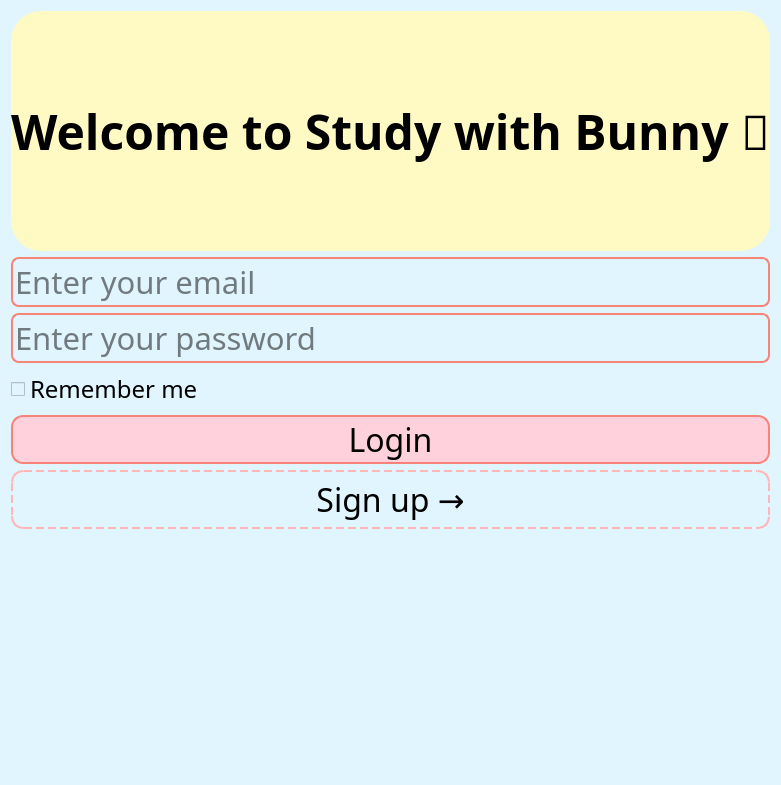
<?xml version="1.0" encoding="UTF-8"?>
<ui version="4.0">
 <class>LoginDialog</class>
 <widget class="QDialog" name="LoginDialog">
  <property name="geometry">
   <rect>
    <x>0</x>
    <y>0</y>
    <width>658</width>
    <height>785</height>
   </rect>
  </property>
  <property name="windowTitle">
   <string>Login - Study with Bunny</string>
  </property>
  <property name="styleSheet">
   <string notr="true">background-color: #E1F5FE;  /* Màu nền xanh pastel */

</string>
  </property>
  <layout class="QVBoxLayout" name="verticalLayout">
   <item>
    <widget class="QLabel" name="titleLabel">
     <property name="font">
      <font>
       <family>Chalkboard SE</family>
       <pointsize>36</pointsize>
       <weight>75</weight>
       <bold>true</bold>
      </font>
     </property>
     <property name="styleSheet">
      <string notr="true">background-color: #FFF9C4;
    border-radius: 30px;

</string>
     </property>
     <property name="text">
      <string>Welcome to Study with Bunny 🐰</string>
     </property>
     <property name="alignment">
      <set>Qt::AlignCenter</set>
     </property>
    </widget>
   </item>
   <item>
    <widget class="QLineEdit" name="emailLineEdit">
     <property name="font">
      <font>
       <family>Chalkboard SE</family>
       <pointsize>23</pointsize>
      </font>
     </property>
     <property name="styleSheet">
      <string notr="true">
    border: 2px solid #F88379;  /* viền hồng đào */
    border-radius: 8px;
</string>
     </property>
     <property name="placeholderText">
      <string>Enter your email</string>
     </property>
    </widget>
   </item>
   <item>
    <widget class="QLineEdit" name="passwordLineEdit">
     <property name="font">
      <font>
       <family>Chalkboard SE</family>
       <pointsize>23</pointsize>
      </font>
     </property>
     <property name="styleSheet">
      <string notr="true">
    border: 2px solid #F88379;  /* viền hồng đào */
    border-radius: 8px;</string>
     </property>
     <property name="echoMode">
      <enum>QLineEdit::Password</enum>
     </property>
     <property name="placeholderText">
      <string>Enter your password</string>
     </property>
    </widget>
   </item>
   <item>
    <widget class="QCheckBox" name="rememberMeCheckBox">
     <property name="font">
      <font>
       <family>Chalkboard SE</family>
       <pointsize>18</pointsize>
      </font>
     </property>
     <property name="text">
      <string>Remember me</string>
     </property>
    </widget>
   </item>
   <item>
    <widget class="QPushButton" name="loginButton">
     <property name="font">
      <font>
       <family>Chalkboard SE</family>
       <pointsize>24</pointsize>
      </font>
     </property>
     <property name="styleSheet">
      <string notr="true">    background-color: #FFD1DC;     /* Nền hồng đào */
    border: 2px solid #F88379;     /* Viền hồng cam đậm hơn */
    border-radius: 12px;</string>
     </property>
     <property name="text">
      <string>Login</string>
     </property>
    </widget>
   </item>
   <item>
    <widget class="QPushButton" name="signupButton">
     <property name="font">
      <font>
       <family>Chalkboard SE</family>
       <pointsize>24</pointsize>
      </font>
     </property>
     <property name="styleSheet">
      <string notr="true">border: 2px dashed #FFB6B9; /* viền kiểu đứt đoạn */
    border-radius: 12px;
    padding: 5px;

</string>
     </property>
     <property name="text">
      <string>Sign up →</string>
     </property>
    </widget>
   </item>
   <item>
    <widget class="QLabel" name="bunnyImageLabel">
     <property name="pixmap">
      <pixmap>../../Sản Phẩm cuối khoá/image/Ảnh màn hình 2025-05-18 lúc 11.29.49.png</pixmap>
     </property>
     <property name="scaledContents">
      <bool>true</bool>
     </property>
     <property name="alignment">
      <set>Qt::AlignCenter</set>
     </property>
    </widget>
   </item>
  </layout>
 </widget>
 <resources/>
 <connections/>
</ui>
